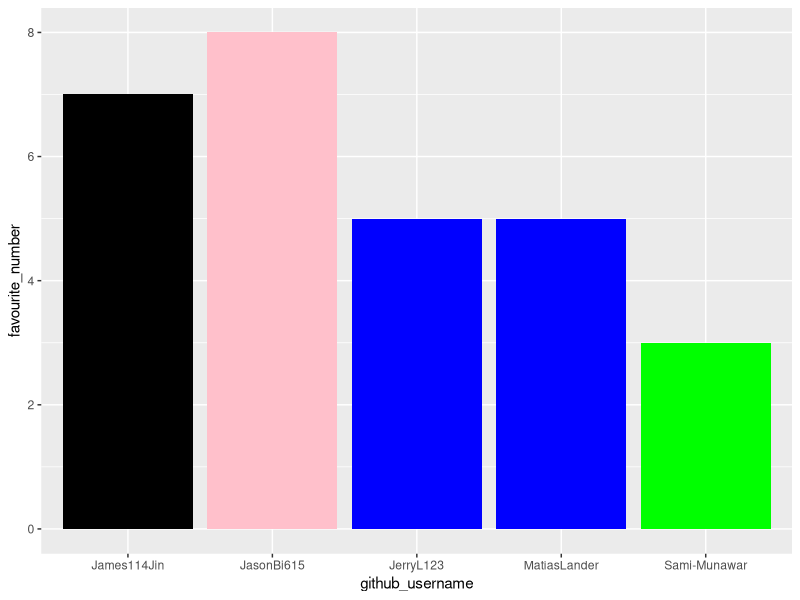
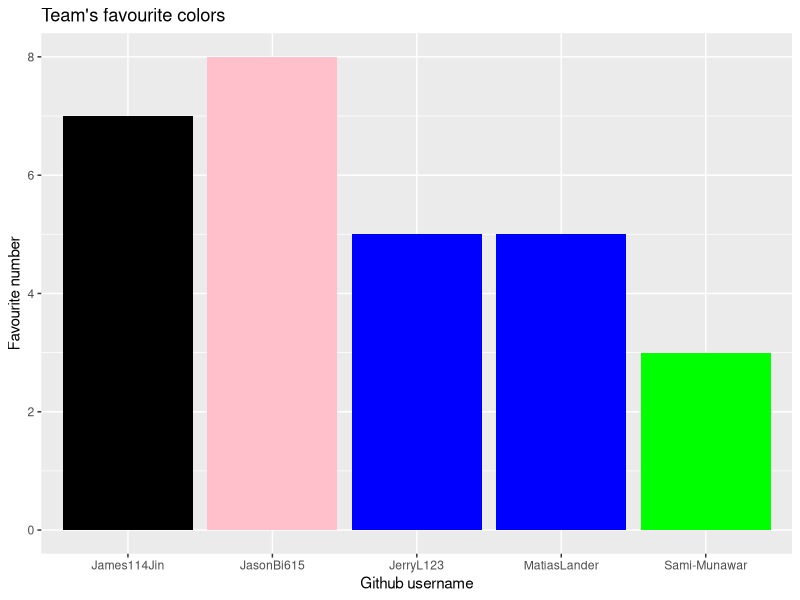
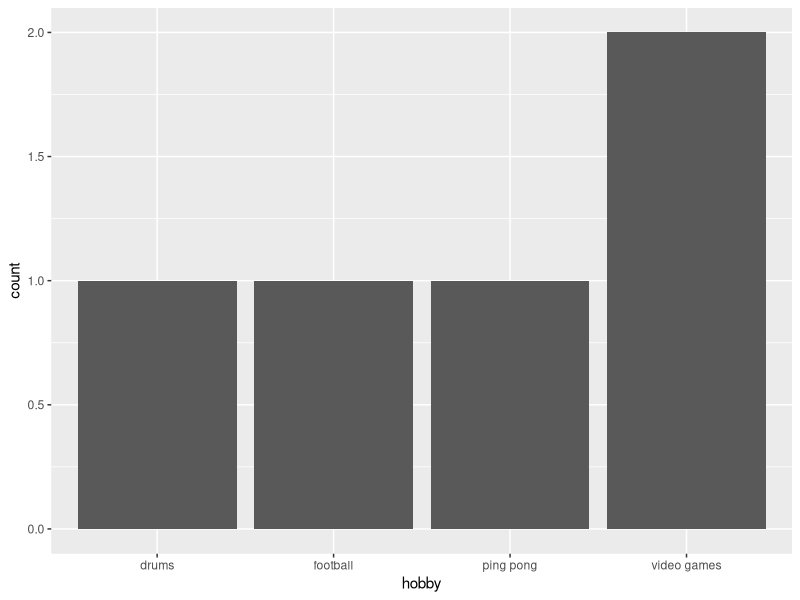

Write R code to recreate these figures, in order.
## ---- chunk 1
library(tidyverse) 
## ---- chunk 2
team_data <- tibble(
  name = c("Jason","Matias","Sami","Jerry","James"),
  github_username = c("JasonBi615","MatiasLander","Sami-Munawar","JerryL123","James114Jin"), 
  colour = c("pink","blue","green","blue","black"),
  hobby = c("video games","football","drums","video games","ping pong"),
  favourite_number = c(8,5,3,5,7)
  )

team_data
## ---- chunk 3
p1 <- ggplot(data = team_data, 
             mapping = aes(x = github_username, 
                           y = favourite_number,
                           fill = colour), 
             ) +
   geom_col() +
   scale_fill_identity()
p1
## ---- chunk 4
p1 + labs(x = "Github username", 
          y = "Favourite number",
          title = "Team's favourite colors")
## ---- chunk 5
p2 <- ggplot(team_data, aes(x = hobby)) +
  geom_bar()
p2
